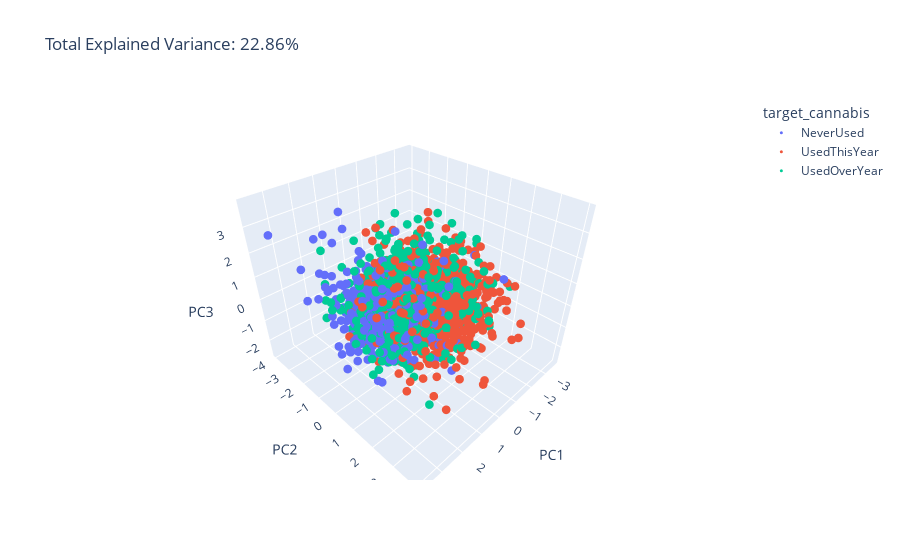

Notebook code cell kept with this figure:
### Markdown cell above
- Cette fois-ci, observons les points de notre dataset à l'aide d'une ACP ( analyse des composantes principales qui nous permet d'avoir le meileure point de vue graphiquement)

### Code cell
fig = px.scatter_3d(
    pca_df, x='PC1', y='PC2', z='PC3', color=pca_df['target_cannabis'],
    title=f'Total Explained Variance: {total_var:.2f}%',
    labels={'0': 'PC 1', '1': 'PC 2', '2': 'PC 3'}
)

fig.update_traces(marker_size = 3)
fig.show()

### Figure 1 — Plotly figure (JSON) as saved in the notebook; plotly's stock layout.template omitted (floating-point values rounded to 4 significant figures; data arrays with more than 128 entries replaced by an {"elided": "..."} marker saying what was removed)
{"data": [{"hovertemplate": "target_cannabis=NeverUsed<br>PC1=%{x}<br>PC2=%{y}<br>PC3=%{z}<extra></extra>", "legendgroup": "NeverUsed", "marker": {"color": "#636efa", "size": 3, "symbol": "circle"}, "mode": "markers", "name": "NeverUsed", "scene": "scene", "showlegend": true, "type": "scatter3d", "x": {"elided": "412 float values"}, "y": {"elided": "412 float values"}, "z": {"elided": "412 float values"}}, {"hovertemplate": "target_cannabis=UsedThisYear<br>PC1=%{x}<br>PC2=%{y}<br>PC3=%{z}<extra></extra>", "legendgroup": "UsedThisYear", "marker": {"color": "#EF553B", "size": 3, "symbol": "circle"}, "mode": "markers", "name": "UsedThisYear", "scene": "scene", "showlegend": true, "type": "scatter3d", "x": {"elided": "778 float values"}, "y": {"elided": "778 float values"}, "z": {"elided": "778 float values"}}, {"hovertemplate": "target_cannabis=UsedOverYear<br>PC1=%{x}<br>PC2=%{y}<br>PC3=%{z}<extra></extra>", "legendgroup": "UsedOverYear", "marker": {"color": "#00cc96", "size": 3, "symbol": "circle"}, "mode": "markers", "name": "UsedOverYear", "scene": "scene", "showlegend": true, "type": "scatter3d", "x": {"elided": "679 float values"}, "y": {"elided": "679 float values"}, "z": {"elided": "679 float values"}}], "layout": {"legend": {"title": {"text": "target_cannabis"}, "tracegroupgap": 0}, "scene": {"domain": {"x": [0, 1], "y": [0, 1]}, "xaxis": {"title": {"text": "PC1"}}, "yaxis": {"title": {"text": "PC2"}}, "zaxis": {"title": {"text": "PC3"}}}, "title": {"text": "Total Explained Variance: 22.86%"}}}
